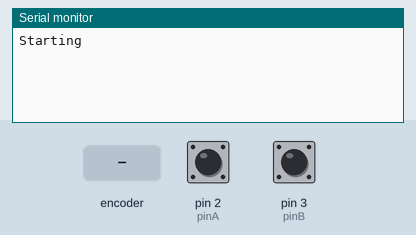
A sketch run on a simulated Arduino Uno, built with avr-gcc and run on an emulated ATmega328P. On the bench: the last lines printed to the serial monitor. The test bench sets the inputs (shaded band); at power-on: pin 2 (pinA) HIGH, pin 3 (pinB) HIGH.

Above: at 1.2 s.
1.3 s: rotary encoder on pin 2 (pinA) / pin 3 (pinB) turned 1 step (first pin leading)
At 2.3 s:
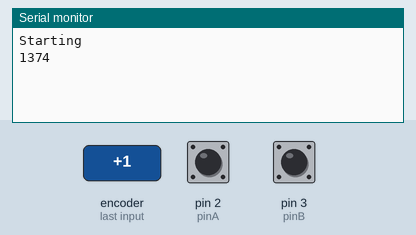
3.0 s: rotary encoder on pin 2 (pinA) / pin 3 (pinB) turned 1 step (first pin leading)
At 3.6 s:
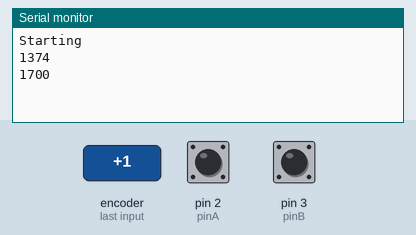

Measured:
- after the input at 1.3 s, the serial monitor: prints a new line after 0.08 s (image 1)
- after the input at 3.0 s, the serial monitor: prints a new line after 0.08 s (image 2)

The sketch:

encoder.ino
```cpp
#include "RunningMedian.h"

static int pinA = 2;
static int pinB = 3;
volatile byte aFlag = 0;
volatile byte bFlag = 0;
volatile byte reading = 0;

volatile int newTime = 0;
volatile int oldTime = 0;
volatile int elapsedTime = 0;
volatile int medElapsedTime = 0;
volatile int counter = 0;
volatile float medSpeed = 0;
static float distancePerRotation = 0.1115; // The distance in meters the car travels under one rotation of the encoder wheel
static float distancePerClick = distancePerRotation/20;

RunningMedian samples = RunningMedian(10);

void setup() {

  pinMode(pinA, INPUT_PULLUP);
  pinMode(pinB, INPUT_PULLUP);
  attachInterrupt(digitalPinToInterrupt(pinA),pinATrig,RISING);
  attachInterrupt(digitalPinToInterrupt(pinB),pinBTrig,RISING);
  Serial.begin(9600);
  Serial.println("Starting");

}

void pinATrig() {
  cli();
  reading = PIND & 0xC;
  if (reading == B00001100 && aFlag) {
    aFlag = 0;
    bFlag = 0;
    //Serial.println("pin A");
  }
  else if (reading == B00000100) bFlag = 1;

  sei();
}

void pinBTrig() {
  cli();
  reading = PIND & 0xC;
  if (reading == B00001100 && bFlag) {
    aFlag = 0;
    bFlag = 0;
    newTime = millis();
    elapsedTime = newTime - oldTime;
    Serial.println(elapsedTime);
    samples.add(elapsedTime);
    medSpeed = distancePerClick / (0.001*samples.getMedian());
    counter++;
    oldTime = millis();
    // Serial.print("pin B: ");
    // Serial.println(elapsedTime);
  }
  else if (reading == B00001000) aFlag = 1;

  sei();
}

void loop() {
  if (millis() % 200 == 0) {
    //Serial.print("speed: ");
    //Serial.println(medSpeed);
    delay(10);
  }

}
```
